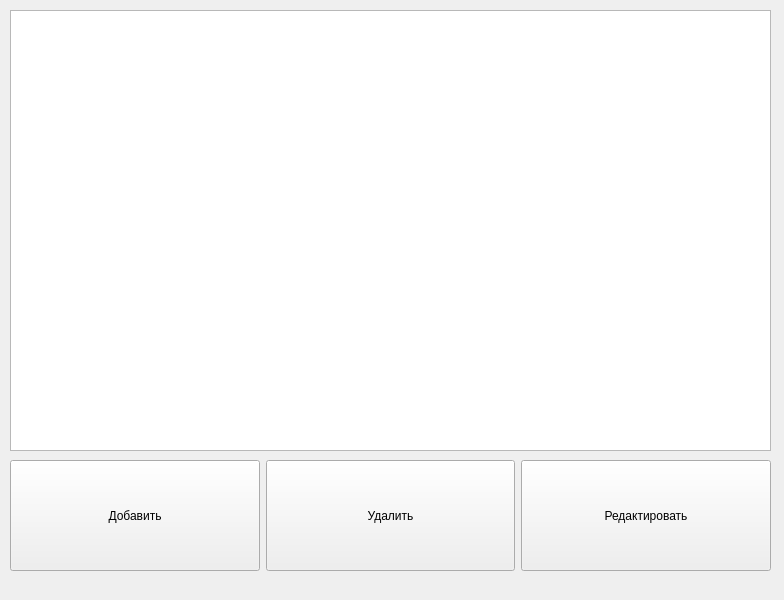
<?xml version="1.0" encoding="UTF-8"?>
<ui version="4.0">
 <class>MainWindow</class>
 <widget class="QMainWindow" name="MainWindow">
  <property name="geometry">
   <rect>
    <x>0</x>
    <y>0</y>
    <width>784</width>
    <height>600</height>
   </rect>
  </property>
  <property name="windowTitle">
   <string>MainWindow</string>
  </property>
  <widget class="QWidget" name="centralwidget">
   <widget class="QWidget" name="horizontalLayoutWidget">
    <property name="geometry">
     <rect>
      <x>10</x>
      <y>460</y>
      <width>761</width>
      <height>111</height>
     </rect>
    </property>
    <layout class="QHBoxLayout" name="horizontalLayout">
     <item>
      <widget class="QPushButton" name="add_data">
       <property name="sizePolicy">
        <sizepolicy hsizetype="Minimum" vsizetype="Expanding">
         <horstretch>0</horstretch>
         <verstretch>0</verstretch>
        </sizepolicy>
       </property>
       <property name="styleSheet">
        <string notr="true"/>
       </property>
       <property name="text">
        <string>Добавить</string>
       </property>
      </widget>
     </item>
     <item>
      <widget class="QPushButton" name="del_data">
       <property name="sizePolicy">
        <sizepolicy hsizetype="Minimum" vsizetype="Expanding">
         <horstretch>0</horstretch>
         <verstretch>0</verstretch>
        </sizepolicy>
       </property>
       <property name="styleSheet">
        <string notr="true"/>
       </property>
       <property name="text">
        <string>Удалить</string>
       </property>
      </widget>
     </item>
     <item>
      <widget class="QPushButton" name="edit_data">
       <property name="sizePolicy">
        <sizepolicy hsizetype="Minimum" vsizetype="Expanding">
         <horstretch>0</horstretch>
         <verstretch>0</verstretch>
        </sizepolicy>
       </property>
       <property name="styleSheet">
        <string notr="true"/>
       </property>
       <property name="text">
        <string>Редактировать</string>
       </property>
      </widget>
     </item>
    </layout>
   </widget>
   <widget class="QTableView" name="tableView">
    <property name="geometry">
     <rect>
      <x>10</x>
      <y>10</y>
      <width>761</width>
      <height>441</height>
     </rect>
    </property>
    <property name="editTriggers">
     <set>QAbstractItemView::NoEditTriggers</set>
    </property>
   </widget>
  </widget>
 </widget>
 <resources/>
 <connections/>
</ui>
